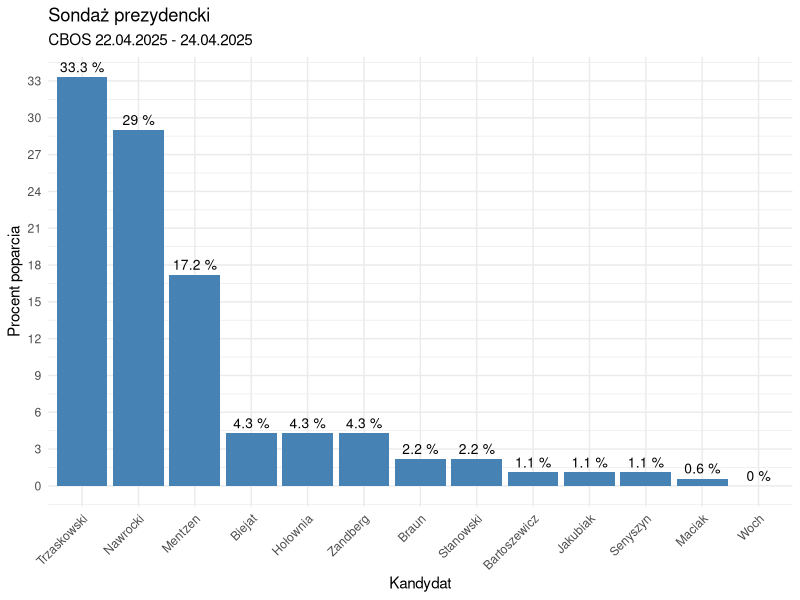

Recreate this plot in R.
## ---- chunk 1
knitr::opts_chunk$set(echo = TRUE)
library(ggplot2)

## ---- chunk 2
x<- c(33.3, 29, 17.2, 4.3, 4.3, 4.3, 2.2, 2.2, 1.1, 1.1, 1.1, 0.6, 0)
y<- c("Trzaskowski", "Nawrocki", "Mentzen", "Hołownia", "Biejat", "Zandberg","Stanowski", "Braun","Senyszyn", "Jakubiak", "Bartoszewicz", "Maciak", "Woch")
df <- data.frame(x, y)

ggplot(df, aes(x = reorder(y, -x), y = x)) +
  geom_bar(stat = "identity", fill = "steelblue", ) +
  geom_text(aes(label = paste(x, "%")), vjust = -0.5, size = 3.5) +
  labs(x = "Kandydat", y = "Procent poparcia", title = "Sondaż prezydencki", subtitle = "CBOS 22.04.2025 - 24.04.2025") +
  theme_minimal() +
  theme(axis.text.x = element_text(angle = 45, hjust = 1))+
  scale_y_continuous(breaks = seq(0, 35, by = 3))
